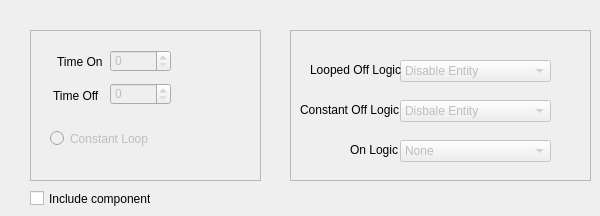
   <widget class="QWidget" name="tab_6">
    <attribute name="title">
     <string>Timed</string>
    </attribute>
    <widget class="QLabel" name="label_40">
     <property name="geometry">
      <rect>
       <x>57</x>
       <y>55</y>
       <width>47</width>
       <height>13</height>
      </rect>
     </property>
     <property name="text">
      <string>Time On</string>
     </property>
    </widget>
    <widget class="QLabel" name="label_41">
     <property name="geometry">
      <rect>
       <x>53</x>
       <y>89</y>
       <width>47</width>
       <height>13</height>
      </rect>
     </property>
     <property name="text">
      <string>Time Off</string>
     </property>
    </widget>
    <widget class="QFrame" name="frame_14">
     <property name="geometry">
      <rect>
       <x>30</x>
       <y>30</y>
       <width>231</width>
       <height>151</height>
      </rect>
     </property>
     <property name="frameShape">
      <enum>QFrame::StyledPanel</enum>
     </property>
     <property name="frameShadow">
      <enum>QFrame::Raised</enum>
     </property>
     <widget class="QRadioButton" name="radioButton_2">
      <property name="enabled">
       <bool>false</bool>
      </property>
      <property name="geometry">
       <rect>
        <x>20</x>
        <y>100</y>
        <width>101</width>
        <height>17</height>
       </rect>
      </property>
      <property name="text">
       <string>Constant Loop</string>
      </property>
     </widget>
     <widget class="QSpinBox" name="spinBox_6">
      <property name="enabled">
       <bool>false</bool>
      </property>
      <property name="geometry">
       <rect>
        <x>80</x>
        <y>20</y>
        <width>61</width>
        <height>22</height>
       </rect>
      </property>
      <property name="maximum">
       <number>9999</number>
      </property>
     </widget>
     <widget class="QSpinBox" name="spinBox_7">
      <property name="enabled">
       <bool>false</bool>
      </property>
      <property name="geometry">
       <rect>
        <x>80</x>
        <y>53</y>
        <width>61</width>
        <height>22</height>
       </rect>
      </property>
      <property name="maximum">
       <number>9999</number>
      </property>
     </widget>
    </widget>
    <widget class="QCheckBox" name="checkBox_7">
     <property name="geometry">
      <rect>
       <x>30</x>
       <y>190</y>
       <width>121</width>
       <height>17</height>
      </rect>
     </property>
     <property name="text">
      <string>Include component</string>
     </property>
    </widget>
    <widget class="QComboBox" name="comboBox_2">
     <property name="enabled">
      <bool>false</bool>
     </property>
     <property name="geometry">
      <rect>
       <x>400</x>
       <y>60</y>
       <width>151</width>
       <height>22</height>
      </rect>
     </property>
     <item>
      <property name="text">
       <string>Disable Entity</string>
      </property>
     </item>
    </widget>
    <widget class="QLabel" name="label_42">
     <property name="geometry">
      <rect>
       <x>310</x>
       <y>62</y>
       <width>111</width>
       <height>16</height>
      </rect>
     </property>
     <property name="text">
      <string>Looped Off Logic</string>
     </property>
    </widget>
    <widget class="QComboBox" name="comboBox_3">
     <property name="enabled">
      <bool>false</bool>
     </property>
     <property name="geometry">
      <rect>
       <x>400</x>
       <y>100</y>
       <width>151</width>
       <height>22</height>
      </rect>
     </property>
     <item>
      <property name="text">
       <string>Disbale Entity</string>
      </property>
     </item>
     <item>
      <property name="text">
       <string>Destroy Entity</string>
      </property>
     </item>
     <item>
      <property name="text">
       <string>Out of Time</string>
      </property>
     </item>
    </widget>
    <widget class="QLabel" name="label_43">
     <property name="geometry">
      <rect>
       <x>300</x>
       <y>102</y>
       <width>111</width>
       <height>16</height>
      </rect>
     </property>
     <property name="text">
      <string>Constant Off Logic</string>
     </property>
    </widget>
    <widget class="QComboBox" name="comboBox_4">
     <property name="enabled">
      <bool>false</bool>
     </property>
     <property name="geometry">
      <rect>
       <x>400</x>
       <y>140</y>
       <width>151</width>
       <height>22</height>
      </rect>
     </property>
     <item>
      <property name="text">
       <string>None</string>
      </property>
     </item>
    </widget>
    <widget class="QLabel" name="label_44">
     <property name="geometry">
      <rect>
       <x>350</x>
       <y>142</y>
       <width>111</width>
       <height>16</height>
      </rect>
     </property>
     <property name="text">
      <string>On Logic</string>
     </property>
    </widget>
    <widget class="QFrame" name="frame_15">
     <property name="geometry">
      <rect>
       <x>290</x>
       <y>30</y>
       <width>301</width>
       <height>151</height>
      </rect>
     </property>
     <property name="frameShape">
      <enum>QFrame::StyledPanel</enum>
     </property>
     <property name="frameShadow">
      <enum>QFrame::Raised</enum>
     </property>
    </widget>
    <zorder>frame_15</zorder>
    <zorder>frame_14</zorder>
    <zorder>label_40</zorder>
    <zorder>label_41</zorder>
    <zorder>checkBox_7</zorder>
    <zorder>comboBox_2</zorder>
    <zorder>label_42</zorder>
    <zorder>comboBox_3</zorder>
    <zorder>label_43</zorder>
    <zorder>comboBox_4</zorder>
    <zorder>label_44</zorder>
   </widget>
